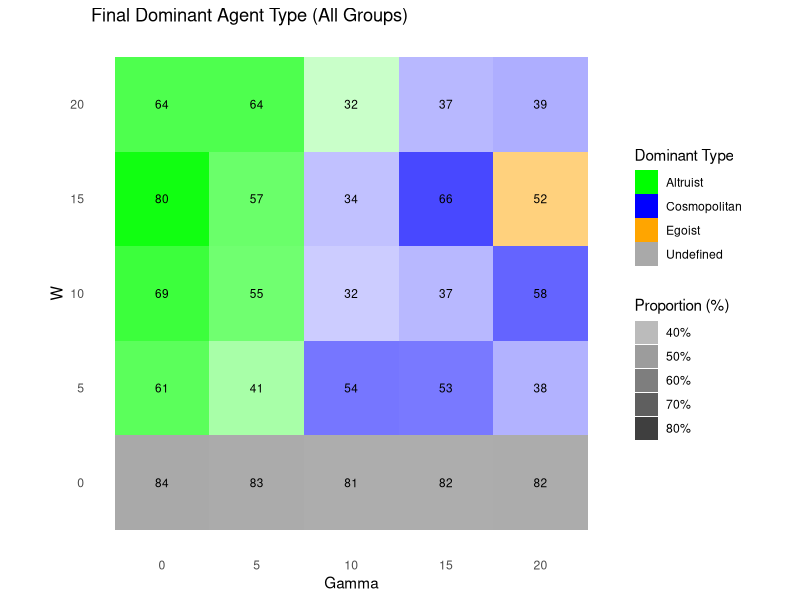
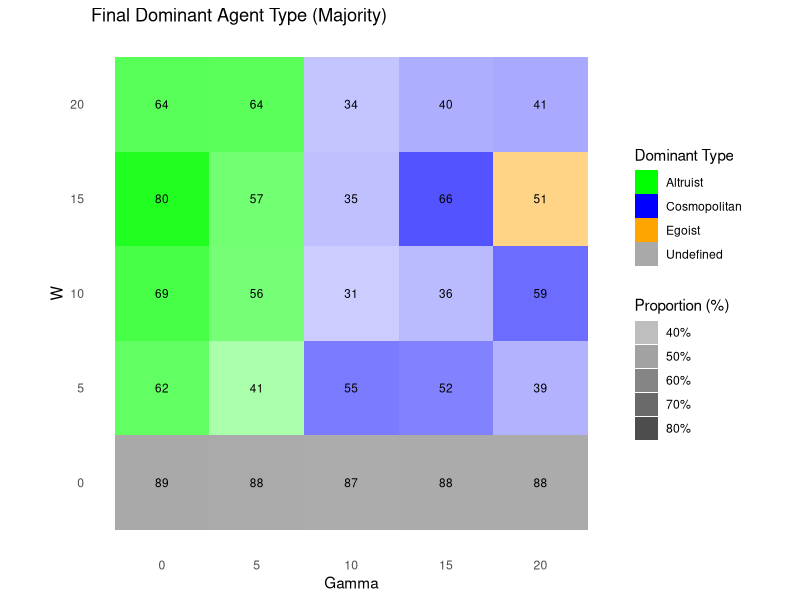
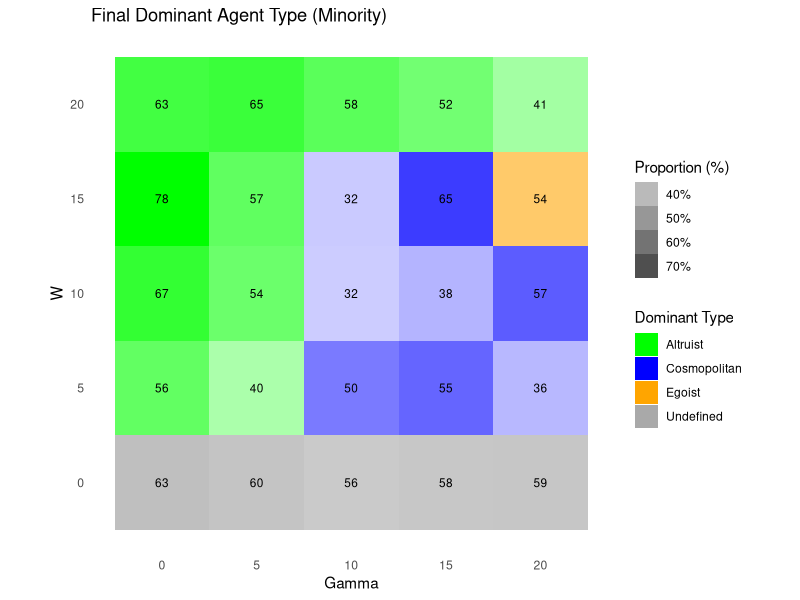
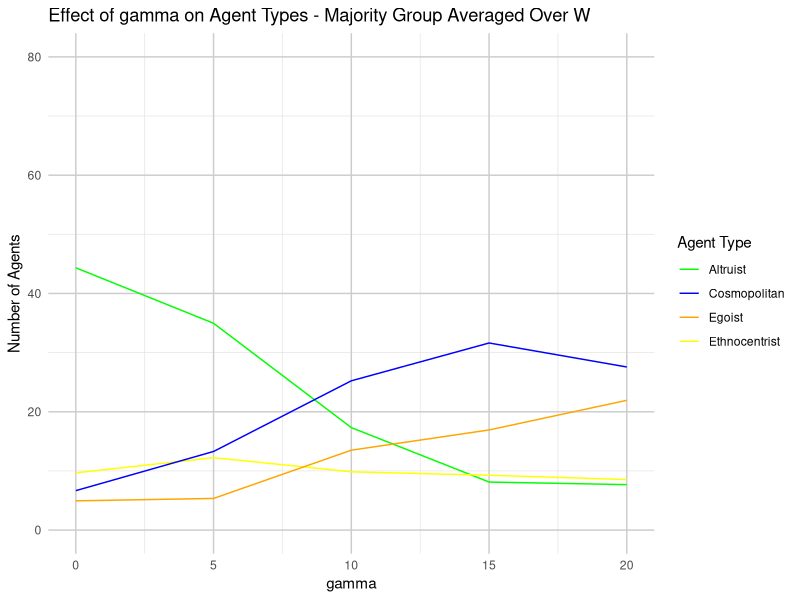
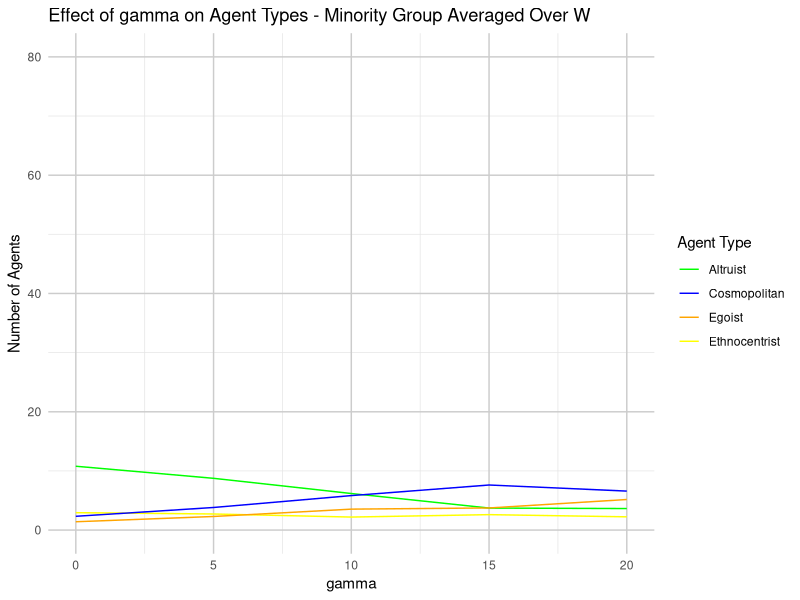
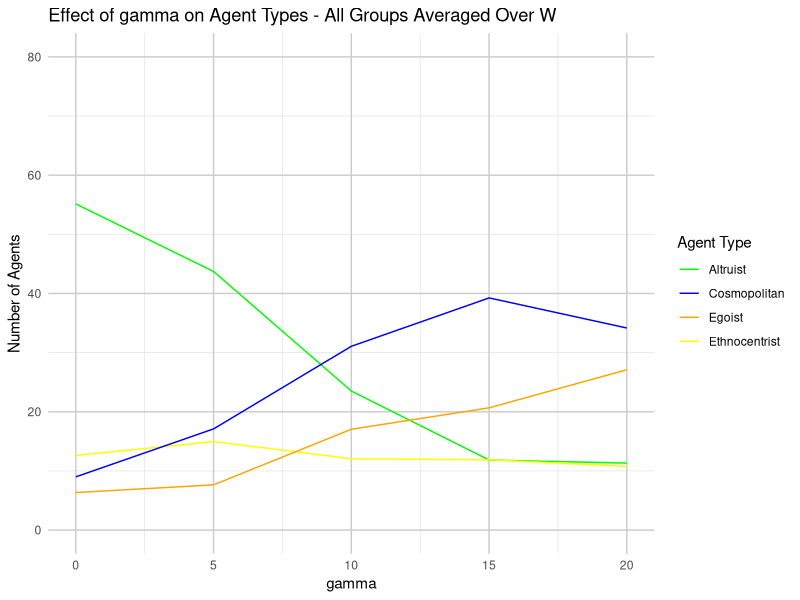
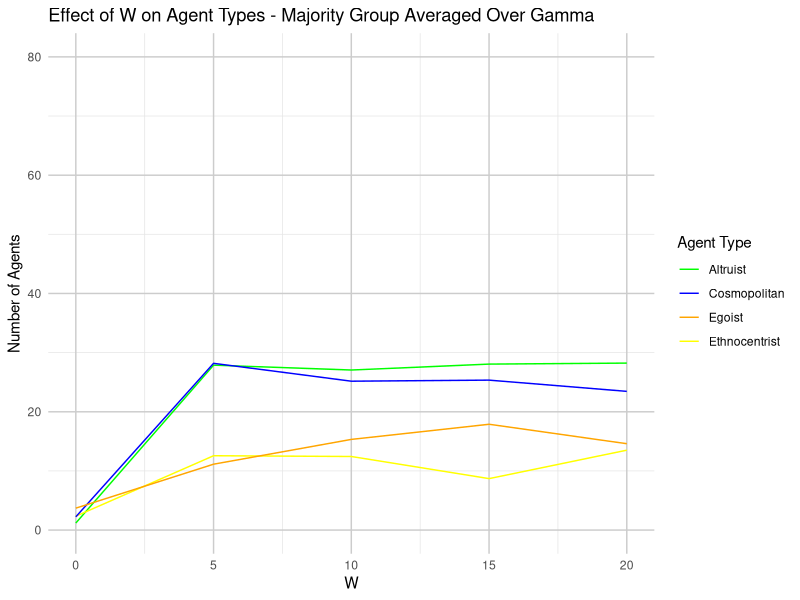
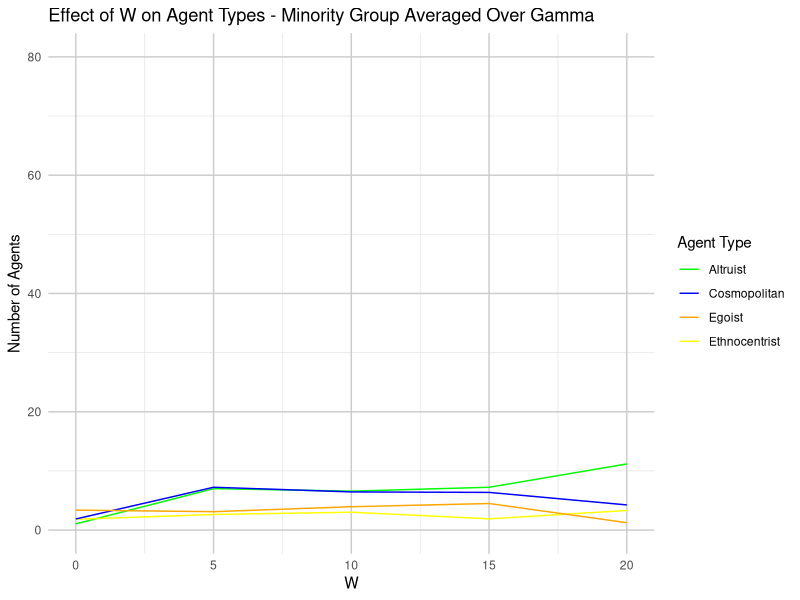

Recreate these plots in R, in order.
# Load necessary libraries
library(dplyr)
library(ggplot2)

# Step 1: Data Import and Column Renaming
data_raw <- read.csv('../data/ethnocentrism-proj experiment-new-strategies-table.csv', skip=6)

# Rename columns for simplicity
colnames(data_raw) <- colnames(data_raw) %>%
  gsub("count\\.turtles\\.with\\.\\.type\\.agent\\.\\.\\.\\.|\\.\\.and\\.tag\\.\\.\\.", "", .) %>%
  gsub("Altruist", "altruist", .) %>%
  gsub("Ethnocentrist", "ethnocentrist", .) %>%
  gsub("Cosmopolitan", "cosmopolitan", .) %>%
  gsub("Egoist", "egoist", .) %>%
  gsub("Undefined", "undefined", .) %>%
  gsub("majority", "majority", .) %>%
  gsub("minority", "minority", .) %>%
  gsub("\\.", "", .)

# Step 2: Facet Plot (Dominant Agent Type by Gamma and W)

# all
dominance_data <- data_raw %>%
  group_by(gamma, W) %>%
  summarise(
    altruist = mean(altruistmajority + altruistminority),
    ethnocentrist = mean(ethnocentristmajority + ethnocentristminority),
    cosmopolitan = mean(cosmopolitanmajority + cosmopolitanminority),
    egoist = mean(egoistmajority + egoistminority),
    undefined = mean(undefinedmajority + undefinedminority)
  ) %>%
  rowwise() %>%
  mutate(
    max_value = max(altruist, ethnocentrist, cosmopolitan, egoist, undefined),
    dominant_type = case_when(
      max_value == altruist ~ "Altruist",
      max_value == ethnocentrist ~ "Ethnocentrist",
      max_value == cosmopolitan ~ "Cosmopolitan",
      max_value == egoist ~ "Egoist",
      max_value == undefined ~ "Undefined"
    ),
    dominance_level = max_value / (altruist + ethnocentrist + cosmopolitan + egoist + undefined)
  )

# majority
dominance_data_majority <- data_raw %>%
  group_by(gamma, W) %>%
  summarise(
    altruist = mean(altruistmajority),
    ethnocentrist = mean(ethnocentristmajority),
    cosmopolitan = mean(cosmopolitanmajority),
    egoist = mean(egoistmajority),
    undefined = mean(undefinedmajority)
  ) %>%
  rowwise() %>%
  mutate(
    max_value = max(altruist, ethnocentrist, cosmopolitan, egoist, undefined),
    dominant_type = case_when(
      max_value == altruist ~ "Altruist",
      max_value == ethnocentrist ~ "Ethnocentrist",
      max_value == cosmopolitan ~ "Cosmopolitan",
      max_value == egoist ~ "Egoist",
      max_value == undefined ~ "Undefined"
    ),
    dominance_level = max_value / (altruist + ethnocentrist + cosmopolitan + egoist + undefined)
  )

# minority
dominance_data_minority <- data_raw %>%
  group_by(gamma, W) %>%
  summarise(
    altruist = mean(altruistminority),
    ethnocentrist = mean(ethnocentristminority),
    cosmopolitan = mean(cosmopolitanminority),
    egoist = mean(egoistminority),
    undefined = mean(undefinedminority)
  ) %>%
  rowwise() %>%
  mutate(
    max_value = max(altruist, ethnocentrist, cosmopolitan, egoist, undefined),
    dominant_type = case_when(
      max_value == altruist ~ "Altruist",
      max_value == ethnocentrist ~ "Ethnocentrist",
      max_value == cosmopolitan ~ "Cosmopolitan",
      max_value == egoist ~ "Egoist",
      max_value == undefined ~ "Undefined"
    ),
    dominance_level = max_value / (altruist + ethnocentrist + cosmopolitan + egoist + undefined)
  )

# plot all
facet_all <- ggplot(dominance_data, aes(x = gamma, y = W)) +
  geom_tile(aes(fill = dominant_type, alpha = dominance_level)) +
  geom_text(aes(label = round(dominance_level * 100, 0)), color = "black", size = 3) +
  scale_fill_manual(values = c("Altruist" = "green", 
                               "Ethnocentrist" = "yellow", 
                               "Cosmopolitan" = "blue", 
                               "Egoist" = "orange",
                               "Undefined" = "darkgrey")) +
  scale_alpha_continuous(name = "Proportion (%)", range = c(0.2, 1), labels = scales::percent_format(accuracy = 1)) +
  labs(title = "Final Dominant Agent Type (All Groups)",
       x = "Gamma", y = "W", fill = "Dominant Type") +
  theme_minimal() +
  theme(panel.grid = element_blank()) + 
  coord_fixed()

# majority group
facet_majority <- ggplot(dominance_data_majority, aes(x = gamma, y = W)) +
  geom_tile(aes(fill = dominant_type, alpha = dominance_level)) +
  geom_text(aes(label = round(dominance_level * 100, 0)), color = "black", size = 3) +
  scale_fill_manual(values = c("Altruist" = "green", 
                               "Ethnocentrist" = "yellow", 
                               "Cosmopolitan" = "blue", 
                               "Egoist" = "orange", 
                               "Undefined" = "darkgrey")) +
  scale_alpha_continuous(name = "Proportion (%)", range = c(0.2, 1), labels = scales::percent_format(accuracy = 1)) +
  labs(title = "Final Dominant Agent Type (Majority)",
       x = "Gamma", y = "W", fill = "Dominant Type") +
  theme_minimal() +
  theme(panel.grid = element_blank()) +
  coord_fixed()

# minority group
facet_minority <- ggplot(dominance_data_minority, aes(x = gamma, y = W)) +
  geom_tile(aes(fill = dominant_type, alpha = dominance_level)) +
  geom_text(aes(label = round(dominance_level * 100, 0)), color = "black", size = 3) +
  scale_fill_manual(values = c("Altruist" = "green", 
                               "Ethnocentrist" = "yellow", 
                               "Cosmopolitan" = "blue", 
                               "Egoist" = "orange", 
                               "Undefined" = "darkgrey")) +
  scale_alpha_continuous(name = "Proportion (%)", range = c(0.2, 1), labels = scales::percent_format(accuracy = 1)) +
  labs(title = "Final Dominant Agent Type (Minority)",
       x = "Gamma", y = "W", fill = "Dominant Type") +
  theme_minimal() +
  theme(panel.grid = element_blank()) +
  coord_fixed()

# Save Facet Plot
ggsave("../plot/strategies_facet_plot_all_groups.png", plot = facet_all, width = 8, height = 6)
ggsave("../plot/strategies_facet_plot_majority_groups.png", plot = facet_majority, width = 8, height = 6)
ggsave("../plot/strategies_facet_plot_minority_groups.png", plot = facet_minority, width = 8, height = 6)

# Step 3: Line Plots for Majority, Minority, and Combined

# Average data over gamma and W
average_data_gamma <- data_raw %>%
  group_by(gamma) %>%
  summarise(across(altruistmajority:egoistminority, mean, .names = "avg_{col}"))

average_data_W <- data_raw %>%
  group_by(W) %>%
  summarise(across(altruistmajority:egoistminority, mean, .names = "avg_{col}"))

plot_types <- function(data, x_var, group, title_suffix, file_name) {
  if (group == "all") {
    plot <- ggplot(data, aes_string(x = x_var)) +
      geom_line(aes(y = avg_altruistmajority + avg_altruistminority, color = "Altruist")) +
      geom_line(aes(y = avg_ethnocentristmajority + avg_ethnocentristminority, color = "Ethnocentrist")) +
      geom_line(aes(y = avg_cosmopolitanmajority + avg_cosmopolitanminority, color = "Cosmopolitan")) +
      geom_line(aes(y = avg_egoistmajority + avg_egoistminority, color = "Egoist")) +
      scale_color_manual(values = c("Altruist" = "green", 
                                    "Ethnocentrist" = "yellow", 
                                    "Cosmopolitan" = "blue", 
                                    "Egoist" = "orange")) +
      labs(title = paste("Effect of", x_var, "on Agent Types -", title_suffix),
           x = x_var, y = "Number of Agents", color = "Agent Type") +
      ylim(0, 80) + 
      theme_minimal() +
      theme(
        panel.grid.major = element_line(color = "grey80", size = 0.5), # Make major grid lines lighter
        panel.grid.minor = element_line(color = "grey90", size = 0.25) # Make minor grid lines even lighter
      )
  } else {
    plot <- ggplot(data, aes_string(x = x_var)) +
      geom_line(aes_string(y = paste0("avg_altruist", group), color = "'Altruist'")) +
      geom_line(aes_string(y = paste0("avg_ethnocentrist", group), color = "'Ethnocentrist'")) +
      geom_line(aes_string(y = paste0("avg_cosmopolitan", group), color = "'Cosmopolitan'")) +
      geom_line(aes_string(y = paste0("avg_egoist", group), color = "'Egoist'")) +
      scale_color_manual(values = c("Altruist" = "green", 
                                    "Ethnocentrist" = "yellow", 
                                    "Cosmopolitan" = "blue", 
                                    "Egoist" = "orange")) +
      labs(title = paste("Effect of", x_var, "on Agent Types -", title_suffix),
           x = x_var, y = "Number of Agents", color = "Agent Type") +
      ylim(0, 80) +
      theme_minimal() +
      theme(
        panel.grid.major = element_line(color = "grey80", size = 0.5), # Make major grid lines lighter
        panel.grid.minor = element_line(color = "grey90", size = 0.25) # Make minor grid lines even lighter
      )
  }
  
  # Save the plot
  ggsave(file_name, plot = plot, width = 8, height = 6)
}

# Plot and save for Gamma
plot_types(average_data_gamma, "gamma", "majority", "Majority Group Averaged Over W", "../plot/strategies_line_plot_majority_gamma.png")
plot_types(average_data_gamma, "gamma", "minority", "Minority Group Averaged Over W", "../plot/strategies_line_plot_minority_gamma.png")
plot_types(average_data_gamma, "gamma", "all", "All Groups Averaged Over W", "../plot/strategies_line_plot_all_gamma.png")

# Plot and save for W
plot_types(average_data_W, "W", "majority", "Majority Group Averaged Over Gamma", "../plot/strategies_line_plot_majority_W.png")
plot_types(average_data_W, "W", "minority", "Minority Group Averaged Over Gamma", "../plot/strategies_line_plot_minority_W.png")
plot_types(average_data_W, "W", "all", "All Groups Averaged Over Gamma", "../plot/strategies_line_plot_all_W.png")

# Step 4: MANOVA for All, Majority, and Minority Groups

# Combined group variables for MANOVA
manova_data <- data_raw %>%
  mutate(
    altruistall = altruistmajority + altruistminority,
    ethnocentristall = ethnocentristmajority + ethnocentristminority,
    cosmopolitanall = cosmopolitanmajority + cosmopolitanminority,
    egoistall = egoistmajority + egoistminority
  )

# Run and summarize MANOVA for each group

# MANOVA for Combined Group
manova_results_all <- manova(cbind(altruistall, ethnocentristall, cosmopolitanall, egoistall) ~ gamma * W, data = manova_data)
summary(manova_results_all)

# MANOVA for Majority Group
manova_results_majority <- manova(cbind(altruistmajority, ethnocentristmajority, cosmopolitanmajority, egoistmajority) ~ gamma * W, data = manova_data)
summary(manova_results_majority)

# MANOVA for Minority Group
manova_results_minority <- manova(cbind(altruistminority, ethnocentristminority, cosmopolitanminority, egoistminority) ~ gamma * W, data = manova_data)
summary(manova_results_minority)